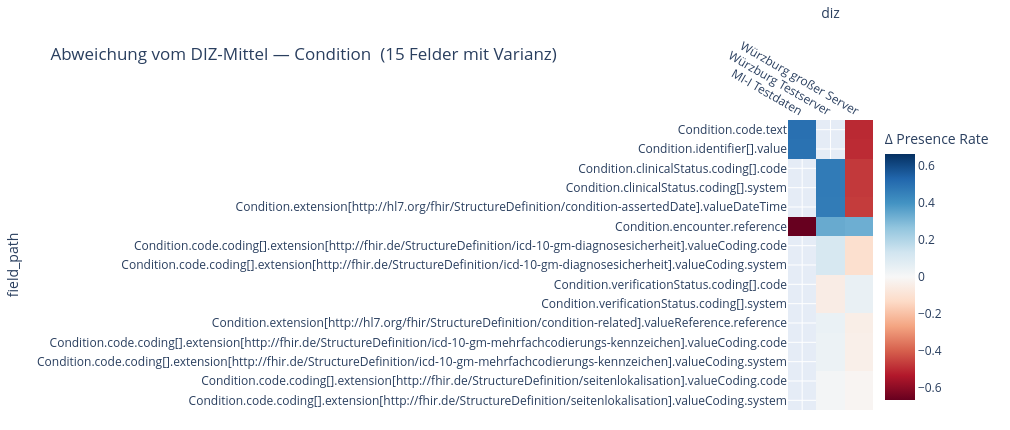
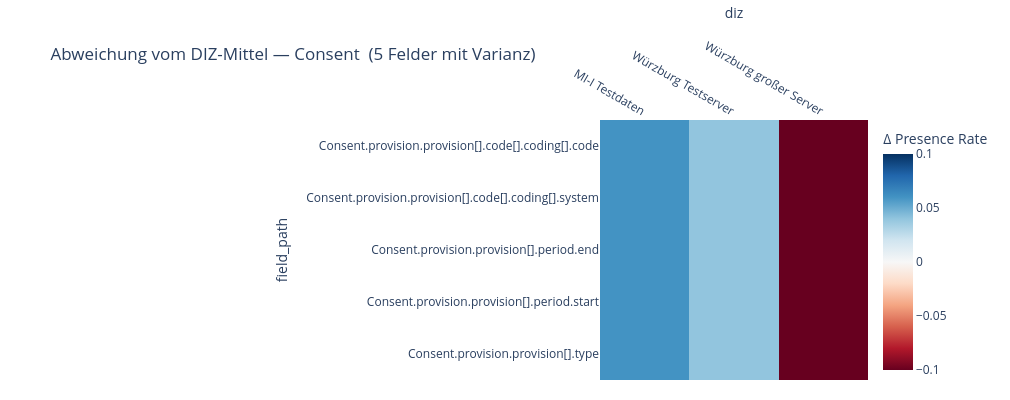

Here is the notebook cell these charts were saved with, in order:
### Markdown cell above
### 2b. Abweichungen vom DIZ-Mittelwert

Differenz der `presence_rate` vom DIZ-Mittelwert (blau = über Durchschnitt, rot = darunter). Nur Felder mit std > 0.01.

### Code cell
# ── 2b. Abweichungs-Heatmap: Differenz von DIZ-Wert zum DIZ-Mittel ───────
# Grün = DIZ hat höhere Presence Rate als Durchschnitt, Rot = niedriger

def delta_heatmap(resource_type: str):
    sub = df_fields[
        (df_fields["resource_type"] == resource_type) &
        (df_fields["_is_data_field"])
    ].copy()

    if sub.empty:
        return

    pivot = sub.pivot_table(
        index="field_path", columns="diz",
        values="presence_rate", aggfunc="first"
    ).reindex(columns=LOADED_DIZ)

    row_std = pivot.std(axis=1)
    pivot = pivot[row_std > 0.01]
    if pivot.empty:
        print(f"{resource_type}: Keine signifikanten Abweichungen zwischen DIZ.")
        return

    delta = pivot.sub(pivot.mean(axis=1), axis=0)
    delta = delta.loc[pivot.std(axis=1).sort_values(ascending=False).index]

    height = max(400, len(delta) * 22 + 100)
    width  = len(LOADED_DIZ) * _HM_COL_PX + _hm_l_margin + 140

    fig = px.imshow(
        delta,
        color_continuous_scale="RdBu",
        color_continuous_midpoint=0,
        aspect="auto",
        title=f"Abweichung vom DIZ-Mittel — {resource_type}  ({len(delta)} Felder mit Varianz)",
        labels={"color": "Δ Presence Rate"},
        height=height,
        width=width,
    )
    fig.update_xaxes(side="top")
    fig.update_layout(margin=dict(l=_hm_l_margin, r=110, t=80, b=20))
    fig.show()


for rt in ALL_RT:
    delta_heatmap(rt)

### Figure 1 — Plotly figure (JSON) as saved in the notebook; plotly's stock layout.template omitted (floating-point values rounded to 4 significant figures)
{"data": [{"coloraxis": "coloraxis", "name": "0", "x": ["MI-I Testdaten", "Würzburg Testserver", "Würzburg großer Server"], "y": ["Condition.code.text", "Condition.identifier[].value", "Condition.clinicalStatus.coding[].code", "Condition.clinicalStatus.coding[].system", "Condition.extension[http://hl7.org/fhir/StructureDefinition/condition-assertedDate].valueDateTime", "Condition.encounter.reference", "Condition.code.coding[].extension[http://fhir.de/StructureDefinition/icd-10-gm-diagnosesicherheit].valueCoding.code", "Condition.code.coding[].extension[http://fhir.de/StructureDefinition/icd-10-gm-diagnosesicherheit].valueCoding.system", "Condition.verificationStatus.coding[].code", "Condition.verificationStatus.coding[].system", "Condition.extension[http://hl7.org/fhir/StructureDefinition/condition-related].valueReference.reference", "Condition.code.coding[].extension[http://fhir.de/StructureDefinition/icd-10-gm-mehrfachcodierungs-kennzeichen].valueCoding.code", "Condition.code.coding[].extension[http://fhir.de/StructureDefinition/icd-10-gm-mehrfachcodierungs-kennzeichen].valueCoding.system", "Condition.code.coding[].extension[http://fhir.de/StructureDefinition/seitenlokalisation].valueCoding.code", "Condition.code.coding[].extension[http://fhir.de/StructureDefinition/seitenlokalisation].valueCoding.system"], "z": [[0.5, NaN, -0.5], [0.495, NaN, -0.495], [NaN, 0.47, -0.47], [NaN, 0.47, -0.47], [NaN, 0.465, -0.465], [-0.6633, 0.3367, 0.3267], [NaN, 0.11, -0.11], [NaN, 0.11, -0.11], [NaN, -0.05, 0.05], [NaN, -0.05, 0.05], [NaN, 0.045, -0.045], [NaN, 0.04, -0.04], [NaN, 0.04, -0.04], [NaN, 0.015, -0.015], [NaN, 0.015, -0.015]], "type": "heatmap", "xaxis": "x", "yaxis": "y", "hovertemplate": "diz: %{x}<br>field_path: %{y}<br>Δ Presence Rate: %{z}<extra></extra>"}], "layout": {"xaxis": {"anchor": "y", "domain": [0.0, 1.0], "title": {"text": "diz"}, "side": "top"}, "yaxis": {"anchor": "x", "domain": [0.0, 1.0], "autorange": "reversed", "title": {"text": "field_path"}}, "coloraxis": {"colorbar": {"title": {"text": "Δ Presence Rate"}}, "colorscale": [[0.0, "rgb(103,0,31)"], [0.1, "rgb(178,24,43)"], [0.2, "rgb(214,96,77)"], [0.3, "rgb(244,165,130)"], [0.4, "rgb(253,219,199)"], [0.5, "rgb(247,247,247)"], [0.6, "rgb(209,229,240)"], [0.7, "rgb(146,197,222)"], [0.8, "rgb(67,147,195)"], [0.9, "rgb(33,102,172)"], [1.0, "rgb(5,48,97)"]], "cmid": 0}, "title": {"text": "Abweichung vom DIZ-Mittel — Condition  (15 Felder mit Varianz)"}, "height": 430, "width": 1010, "margin": {"l": 600, "r": 110, "t": 80, "b": 20}}}

### Figure 2 — Plotly figure (JSON) as saved in the notebook; plotly's stock layout.template omitted (floating-point values rounded to 4 significant figures)
{"data": [{"coloraxis": "coloraxis", "name": "0", "x": ["MI-I Testdaten", "Würzburg Testserver", "Würzburg großer Server"], "y": ["Consent.provision.provision[].code[].coding[].code", "Consent.provision.provision[].code[].coding[].system", "Consent.provision.provision[].period.end", "Consent.provision.provision[].period.start", "Consent.provision.provision[].type"], "z": [[0.06, 0.04, -0.1], [0.06, 0.04, -0.1], [0.06, 0.04, -0.1], [0.06, 0.04, -0.1], [0.06, 0.04, -0.1]], "type": "heatmap", "xaxis": "x", "yaxis": "y", "hovertemplate": "diz: %{x}<br>field_path: %{y}<br>Δ Presence Rate: %{z}<extra></extra>"}], "layout": {"xaxis": {"anchor": "y", "domain": [0.0, 1.0], "title": {"text": "diz"}, "side": "top"}, "yaxis": {"anchor": "x", "domain": [0.0, 1.0], "autorange": "reversed", "title": {"text": "field_path"}}, "coloraxis": {"colorbar": {"title": {"text": "Δ Presence Rate"}}, "colorscale": [[0.0, "rgb(103,0,31)"], [0.1, "rgb(178,24,43)"], [0.2, "rgb(214,96,77)"], [0.3, "rgb(244,165,130)"], [0.4, "rgb(253,219,199)"], [0.5, "rgb(247,247,247)"], [0.6, "rgb(209,229,240)"], [0.7, "rgb(146,197,222)"], [0.8, "rgb(67,147,195)"], [0.9, "rgb(33,102,172)"], [1.0, "rgb(5,48,97)"]], "cmid": 0}, "title": {"text": "Abweichung vom DIZ-Mittel — Consent  (5 Felder mit Varianz)"}, "height": 400, "width": 1010, "margin": {"l": 600, "r": 110, "t": 80, "b": 20}}}
